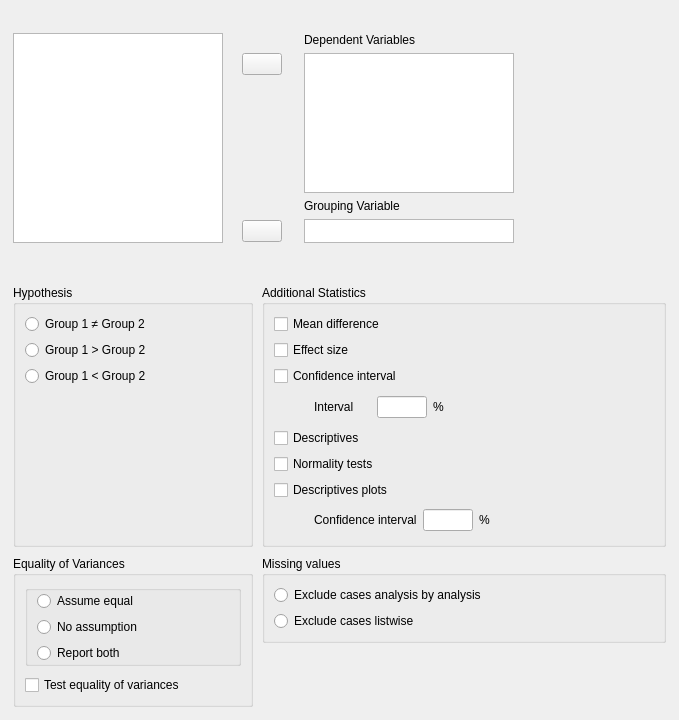
<?xml version="1.0" encoding="UTF-8"?>
<ui version="4.0">
 <class>TTestIndependentSamplesForm</class>
 <widget class="QWidget" name="TTestIndependentSamplesForm">
  <property name="geometry">
   <rect>
    <x>0</x>
    <y>0</y>
    <width>679</width>
    <height>720</height>
   </rect>
  </property>
  <property name="sizePolicy">
   <sizepolicy hsizetype="Expanding" vsizetype="Preferred">
    <horstretch>0</horstretch>
    <verstretch>0</verstretch>
   </sizepolicy>
  </property>
  <property name="windowTitle">
   <string>Form</string>
  </property>
  <layout class="QGridLayout" name="gridLayout_11">
   <property name="leftMargin">
    <number>13</number>
   </property>
   <property name="topMargin">
    <number>13</number>
   </property>
   <property name="rightMargin">
    <number>13</number>
   </property>
   <property name="bottomMargin">
    <number>13</number>
   </property>
   <property name="spacing">
    <number>9</number>
   </property>
   <item row="2" column="0" rowspan="2">
    <widget class="GroupBox" name="groupBox_8">
     <property name="title">
      <string>Equality of Variances</string>
     </property>
     <layout class="QGridLayout" name="gridLayout">
      <property name="verticalSpacing">
       <number>9</number>
      </property>
      <item row="3" column="0">
       <widget class="BoundCheckBox" name="equalityOfVariancesTests">
        <property name="text">
         <string>Test equality of variances</string>
        </property>
       </widget>
      </item>
      <item row="2" column="0" colspan="2">
       <widget class="BoundGroupBox" name="equalityOfVariances">
        <property name="title">
         <string/>
        </property>
        <property name="flat">
         <bool>false</bool>
        </property>
        <layout class="QGridLayout" name="gridLayout_5">
         <property name="topMargin">
          <number>0</number>
         </property>
         <property name="bottomMargin">
          <number>0</number>
         </property>
         <item row="2" column="0">
          <widget class="QRadioButton" name="_3reportBoth">
           <property name="text">
            <string>Report both</string>
           </property>
          </widget>
         </item>
         <item row="1" column="0">
          <widget class="QRadioButton" name="_2noAssumption">
           <property name="text">
            <string>No assumption</string>
           </property>
          </widget>
         </item>
         <item row="0" column="0">
          <widget class="QRadioButton" name="_1assumeEqual">
           <property name="text">
            <string>Assume equal</string>
           </property>
          </widget>
         </item>
        </layout>
       </widget>
      </item>
     </layout>
    </widget>
   </item>
   <item row="0" column="0" colspan="3">
    <widget class="QWidget" name="widget" native="true">
     <property name="sizePolicy">
      <sizepolicy hsizetype="Expanding" vsizetype="Preferred">
       <horstretch>0</horstretch>
       <verstretch>0</verstretch>
      </sizepolicy>
     </property>
     <property name="minimumSize">
      <size>
       <width>573</width>
       <height>0</height>
      </size>
     </property>
     <layout class="QHBoxLayout" name="horizontalLayout">
      <property name="leftMargin">
       <number>0</number>
      </property>
      <property name="topMargin">
       <number>0</number>
      </property>
      <property name="rightMargin">
       <number>0</number>
      </property>
      <property name="bottomMargin">
       <number>13</number>
      </property>
      <item>
       <widget class="AvailableFieldsListView" name="listAvailableFields">
        <property name="sizePolicy">
         <sizepolicy hsizetype="Preferred" vsizetype="Expanding">
          <horstretch>0</horstretch>
          <verstretch>0</verstretch>
         </sizepolicy>
        </property>
        <property name="minimumSize">
         <size>
          <width>0</width>
          <height>210</height>
         </size>
        </property>
        <property name="maximumSize">
         <size>
          <width>210</width>
          <height>210</height>
         </size>
        </property>
        <property name="selectionMode">
         <enum>QAbstractItemView::ExtendedSelection</enum>
        </property>
       </widget>
      </item>
      <item>
       <widget class="QWidget" name="widget_7" native="true">
        <property name="sizePolicy">
         <sizepolicy hsizetype="Preferred" vsizetype="Preferred">
          <horstretch>0</horstretch>
          <verstretch>0</verstretch>
         </sizepolicy>
        </property>
        <property name="minimumSize">
         <size>
          <width>0</width>
          <height>210</height>
         </size>
        </property>
        <property name="maximumSize">
         <size>
          <width>16777215</width>
          <height>210</height>
         </size>
        </property>
        <layout class="QGridLayout" name="gridLayout_8">
         <property name="leftMargin">
          <number>13</number>
         </property>
         <property name="topMargin">
          <number>0</number>
         </property>
         <property name="rightMargin">
          <number>0</number>
         </property>
         <property name="bottomMargin">
          <number>0</number>
         </property>
         <property name="horizontalSpacing">
          <number>22</number>
         </property>
         <property name="verticalSpacing">
          <number>6</number>
         </property>
         <item row="1" column="0">
          <widget class="AssignButton" name="buttonAssignVariables">
           <property name="minimumSize">
            <size>
             <width>0</width>
             <height>0</height>
            </size>
           </property>
           <property name="maximumSize">
            <size>
             <width>50</width>
             <height>16777215</height>
            </size>
           </property>
           <property name="text">
            <string/>
           </property>
          </widget>
         </item>
         <item row="0" column="1">
          <widget class="QLabel" name="label_4">
           <property name="text">
            <string>Dependent Variables</string>
           </property>
          </widget>
         </item>
         <item row="7" column="1">
          <widget class="BoundListView" name="groupingVariable">
           <property name="sizePolicy">
            <sizepolicy hsizetype="Preferred" vsizetype="Preferred">
             <horstretch>0</horstretch>
             <verstretch>0</verstretch>
            </sizepolicy>
           </property>
           <property name="maximumSize">
            <size>
             <width>210</width>
             <height>24</height>
            </size>
           </property>
          </widget>
         </item>
         <item row="7" column="0">
          <widget class="AssignButton" name="buttonAssignGroupingVariable">
           <property name="maximumSize">
            <size>
             <width>50</width>
             <height>16777215</height>
            </size>
           </property>
           <property name="text">
            <string/>
           </property>
          </widget>
         </item>
         <item row="6" column="1">
          <widget class="QLabel" name="label_5">
           <property name="text">
            <string>Grouping Variable</string>
           </property>
          </widget>
         </item>
         <item row="2" column="0">
          <widget class="QWidget" name="widget_2" native="true"/>
         </item>
         <item row="1" column="1" rowspan="2">
          <widget class="BoundListView" name="variables">
           <property name="sizePolicy">
            <sizepolicy hsizetype="Preferred" vsizetype="Preferred">
             <horstretch>0</horstretch>
             <verstretch>0</verstretch>
            </sizepolicy>
           </property>
           <property name="minimumSize">
            <size>
             <width>0</width>
             <height>0</height>
            </size>
           </property>
           <property name="maximumSize">
            <size>
             <width>210</width>
             <height>16777215</height>
            </size>
           </property>
           <property name="selectionMode">
            <enum>QAbstractItemView::ExtendedSelection</enum>
           </property>
          </widget>
         </item>
        </layout>
       </widget>
      </item>
      <item>
       <widget class="QWidget" name="widget_6" native="true">
        <property name="sizePolicy">
         <sizepolicy hsizetype="Minimum" vsizetype="Preferred">
          <horstretch>1</horstretch>
          <verstretch>0</verstretch>
         </sizepolicy>
        </property>
        <property name="minimumSize">
         <size>
          <width>100</width>
          <height>0</height>
         </size>
        </property>
        <layout class="QVBoxLayout" name="verticalLayout_2">
         <property name="leftMargin">
          <number>0</number>
         </property>
         <property name="topMargin">
          <number>0</number>
         </property>
         <property name="rightMargin">
          <number>0</number>
         </property>
         <property name="bottomMargin">
          <number>0</number>
         </property>
        </layout>
       </widget>
      </item>
     </layout>
    </widget>
   </item>
   <item row="2" column="1" colspan="2">
    <widget class="BoundGroupBox" name="missingValues">
     <property name="title">
      <string>Missing values</string>
     </property>
     <property name="flat">
      <bool>false</bool>
     </property>
     <layout class="QGridLayout" name="gridLayout_6">
      <item row="0" column="0">
       <widget class="QRadioButton" name="_1excludeAnalysisByAnalysis">
        <property name="text">
         <string>Exclude cases analysis by analysis</string>
        </property>
       </widget>
      </item>
      <item row="1" column="0">
       <widget class="QRadioButton" name="_2excludeListwise">
        <property name="text">
         <string>Exclude cases listwise</string>
        </property>
       </widget>
      </item>
     </layout>
    </widget>
   </item>
   <item row="1" column="1" colspan="2">
    <widget class="GroupBox" name="groupBox_7">
     <property name="title">
      <string>Additional Statistics</string>
     </property>
     <layout class="QGridLayout" name="gridLayout_3">
      <item row="3" column="0" colspan="2">
       <widget class="QWidget" name="widget_4" native="true">
        <layout class="QGridLayout" name="gridLayout_2">
         <property name="leftMargin">
          <number>40</number>
         </property>
         <property name="topMargin">
          <number>0</number>
         </property>
         <property name="rightMargin">
          <number>0</number>
         </property>
         <property name="bottomMargin">
          <number>0</number>
         </property>
         <item row="0" column="0">
          <widget class="QLabel" name="label">
           <property name="text">
            <string>Interval</string>
           </property>
          </widget>
         </item>
         <item row="0" column="1">
          <widget class="BoundTextBox" name="confidenceIntervalInterval">
           <property name="sizePolicy">
            <sizepolicy hsizetype="Preferred" vsizetype="Fixed">
             <horstretch>0</horstretch>
             <verstretch>0</verstretch>
            </sizepolicy>
           </property>
           <property name="maximumSize">
            <size>
             <width>50</width>
             <height>16777215</height>
            </size>
           </property>
          </widget>
         </item>
         <item row="0" column="2">
          <widget class="QLabel" name="label_2">
           <property name="text">
            <string>%</string>
           </property>
          </widget>
         </item>
        </layout>
       </widget>
      </item>
      <item row="6" column="0">
       <widget class="BoundCheckBox" name="descriptivesPlots">
        <property name="text">
         <string>Descriptives plots</string>
        </property>
       </widget>
      </item>
      <item row="3" column="4">
       <spacer name="horizontalSpacer">
        <property name="orientation">
         <enum>Qt::Horizontal</enum>
        </property>
        <property name="sizeHint" stdset="0">
         <size>
          <width>40</width>
          <height>20</height>
         </size>
        </property>
       </spacer>
      </item>
      <item row="2" column="0" colspan="4">
       <widget class="BoundCheckBox" name="confidenceInterval">
        <property name="text">
         <string>Confidence interval</string>
        </property>
       </widget>
      </item>
      <item row="1" column="0">
       <widget class="BoundCheckBox" name="effectSize">
        <property name="text">
         <string>Effect size</string>
        </property>
       </widget>
      </item>
      <item row="0" column="0" colspan="4">
       <widget class="BoundCheckBox" name="meanDifference">
        <property name="text">
         <string>Mean difference</string>
        </property>
       </widget>
      </item>
      <item row="4" column="0" colspan="2">
       <widget class="BoundCheckBox" name="descriptives">
        <property name="text">
         <string>Descriptives</string>
        </property>
       </widget>
      </item>
      <item row="5" column="0" colspan="3">
       <widget class="BoundCheckBox" name="normalityTests">
        <property name="text">
         <string>Normality tests</string>
        </property>
       </widget>
      </item>
      <item row="7" column="0" colspan="2">
       <widget class="QWidget" name="widget_3" native="true">
        <layout class="QGridLayout" name="gridLayout_4">
         <property name="leftMargin">
          <number>40</number>
         </property>
         <property name="topMargin">
          <number>0</number>
         </property>
         <property name="rightMargin">
          <number>0</number>
         </property>
         <property name="bottomMargin">
          <number>0</number>
         </property>
         <item row="0" column="1">
          <widget class="BoundTextBox" name="descriptivesPlotsConfidenceInterval">
           <property name="maximumSize">
            <size>
             <width>50</width>
             <height>16777215</height>
            </size>
           </property>
          </widget>
         </item>
         <item row="0" column="0">
          <widget class="QLabel" name="label_3">
           <property name="text">
            <string>Confidence interval</string>
           </property>
          </widget>
         </item>
         <item row="0" column="2">
          <widget class="QLabel" name="label_6">
           <property name="text">
            <string>%</string>
           </property>
          </widget>
         </item>
        </layout>
       </widget>
      </item>
      <item row="7" column="4">
       <spacer name="horizontalSpacer_2">
        <property name="orientation">
         <enum>Qt::Horizontal</enum>
        </property>
        <property name="sizeHint" stdset="0">
         <size>
          <width>40</width>
          <height>20</height>
         </size>
        </property>
       </spacer>
      </item>
     </layout>
    </widget>
   </item>
   <item row="1" column="0">
    <widget class="BoundGroupBox" name="hypothesis">
     <property name="minimumSize">
      <size>
       <width>240</width>
       <height>0</height>
      </size>
     </property>
     <property name="title">
      <string>Hypothesis</string>
     </property>
     <property name="flat">
      <bool>false</bool>
     </property>
     <layout class="QGridLayout" name="gridLayout_5">
      <item row="1" column="0">
       <widget class="QRadioButton" name="_2groupOneGreater">
        <property name="text">
         <string>Group 1 &gt; Group 2</string>
        </property>
       </widget>
      </item>
      <item row="0" column="0">
       <widget class="QRadioButton" name="_1notEqual">
        <property name="text">
         <string>Group 1 ≠ Group 2</string>
        </property>
       </widget>
      </item>
      <item row="3" column="0">
       <spacer name="verticalSpacer">
        <property name="orientation">
         <enum>Qt::Vertical</enum>
        </property>
        <property name="sizeHint" stdset="0">
         <size>
          <width>20</width>
          <height>40</height>
         </size>
        </property>
       </spacer>
      </item>
      <item row="2" column="0">
       <widget class="QRadioButton" name="_3groupTwoGreater">
        <property name="text">
         <string>Group 1 &lt; Group 2</string>
        </property>
       </widget>
      </item>
     </layout>
    </widget>
   </item>
  </layout>
 </widget>
 <customwidgets>
  <customwidget>
   <class>AssignButton</class>
   <extends>QPushButton</extends>
   <header>widgets/assignbutton.h</header>
  </customwidget>
  <customwidget>
   <class>AvailableFieldsListView</class>
   <extends>QListView</extends>
   <header>widgets/availablefieldslistview.h</header>
  </customwidget>
  <customwidget>
   <class>BoundListView</class>
   <extends>QListView</extends>
   <header>widgets/boundlistview.h</header>
  </customwidget>
  <customwidget>
   <class>BoundCheckBox</class>
   <extends>QCheckBox</extends>
   <header>widgets/boundcheckbox.h</header>
  </customwidget>
  <customwidget>
   <class>BoundTextBox</class>
   <extends>QLineEdit</extends>
   <header>widgets/boundtextbox.h</header>
  </customwidget>
  <customwidget>
   <class>BoundGroupBox</class>
   <extends>QGroupBox</extends>
   <header>widgets/boundgroupbox.h</header>
   <container>1</container>
  </customwidget>
  <customwidget>
   <class>GroupBox</class>
   <extends>QGroupBox</extends>
   <header>widgets/groupbox.h</header>
   <container>1</container>
  </customwidget>
 </customwidgets>
 <resources/>
 <connections/>
</ui>
